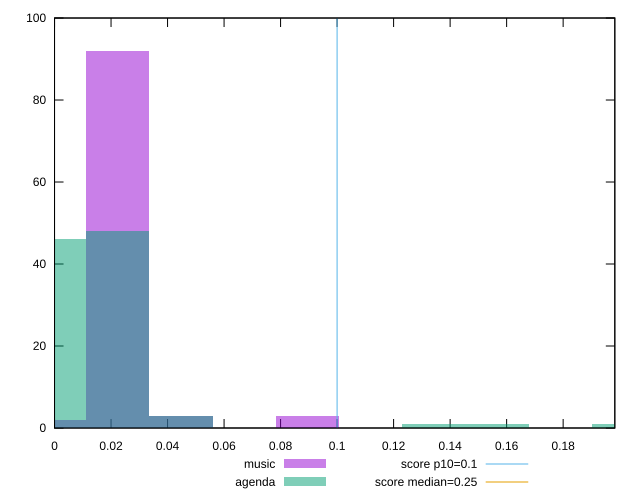

Recreate this plot in gnuplot.
reset

$music <<EOF
0.02238377148068583 92
0.08953508592274333 3
0 2
0.04476754296137166 3
EOF

$agenda <<EOF
0.02238377148068583 48
0 46
0.13430262888411498 1
0.04476754296137166 3
0.20145394332617247 1
0.15668640036480083 1
EOF

set key outside below
set boxwidth 0.02238377148068583
set xrange [0:0.19828971491919622]
set yrange [0:100]
set trange [0:100]
set style fill transparent solid 0.5 noborder

set parametric
set terminal svg size 640, 500 enhanced background rgb 'white'
set output "reports/report_00028_2021-02-24T12-49-42.674Z/cumulative-layout-shift/comparison/histogram/0_vs_1.svg"

plot $music title "music" with boxes, \
     $agenda title "agenda" with boxes, \
     0.1,t title "score p10=0.1", \
     0.25,t title "score median=0.25"

reset
